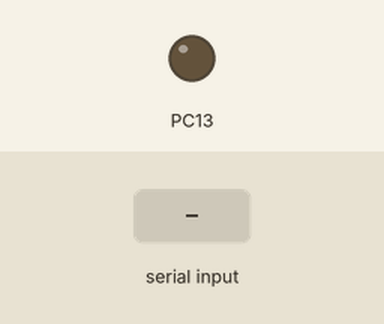
Bench run of a sketch on a simulated STM32 Blue Pill. On the bench: output pins drawn as LEDs (lit = HIGH). Inputs (shaded band) come from the test bench.

Above: at 1.2 s.
1.3 s: "0" received over the second serial link
At 2.5 s:
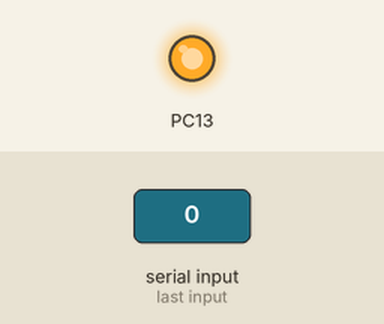
2.8 s: "1" received over the second serial link
At 3.7 s:
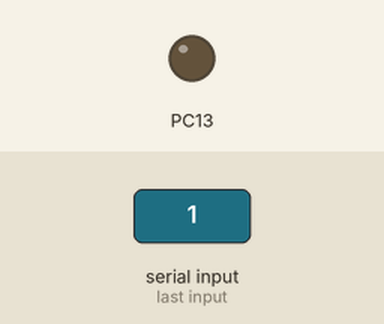
Timing chart, 0 to 5.8 s (numbered marks = the images above; inputs shaded):
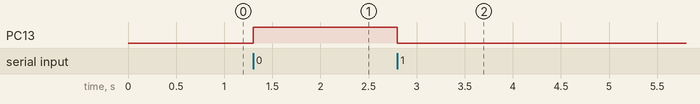

Measured:
- after the input at 1.3 s, PC13: LOW → HIGH at once
- after the input at 2.8 s, PC13: HIGH → LOW at once

The sketch:

HM_10_STM.ino
```cpp
void setup() {
  // put your setup code here, to run once:
  //pinMode(PA3,INPUT);
  //pinMode(PA2,OUTPUT);
  pinMode(PC13,OUTPUT);
  Serial2.begin(9600);
  //Serial.begin(9600);
  //digitalWrite(PC13,LOW);
}

void loop() {
  // put your main code here, to run repeatedly:
  char i;
  //Serial2.println("inside loop");

  if(Serial2.available()>0)
  {
    Serial2.write("inside available");
    i=Serial2.read();
    Serial2.write(i);
    if(i=='1')
    {
      digitalWrite(PC13,LOW);
      Serial2.println("LED HIGH");
    }
    if(i=='0')
    {
      digitalWrite(PC13,HIGH);
      Serial2.println("LED LOW");
    }
  }
}
```
